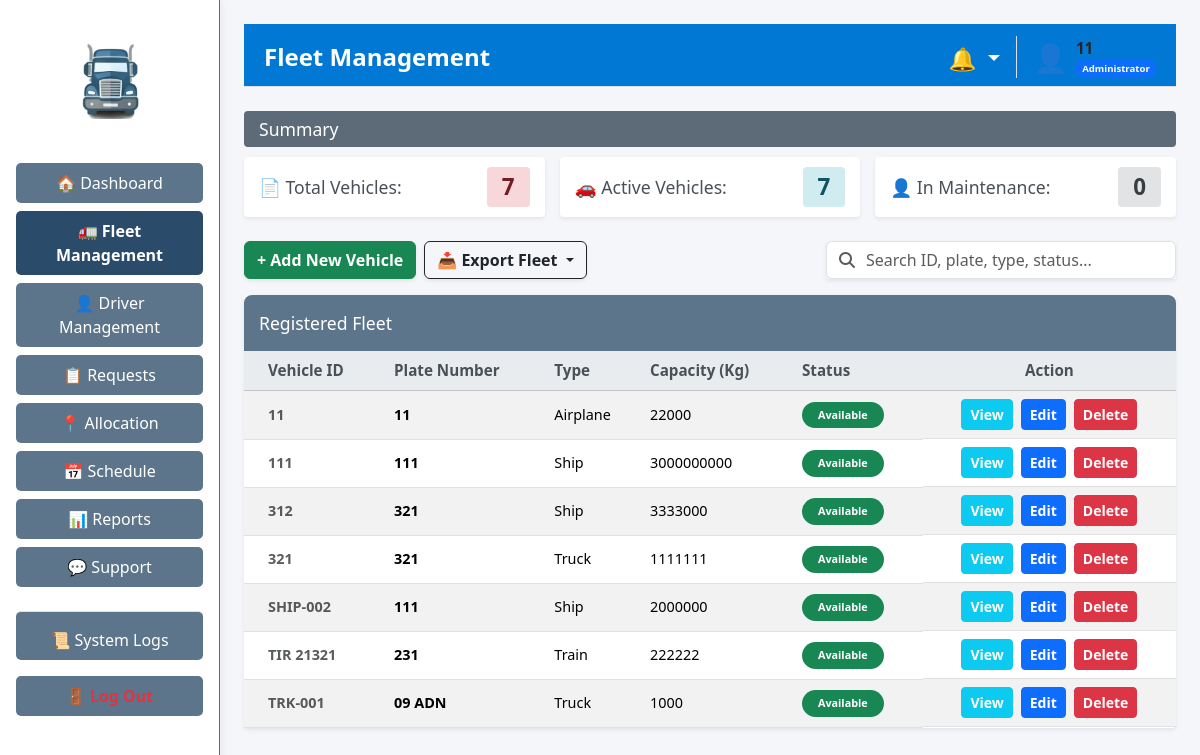
/fleet (signed in), run on an earlier commit of the app's database.
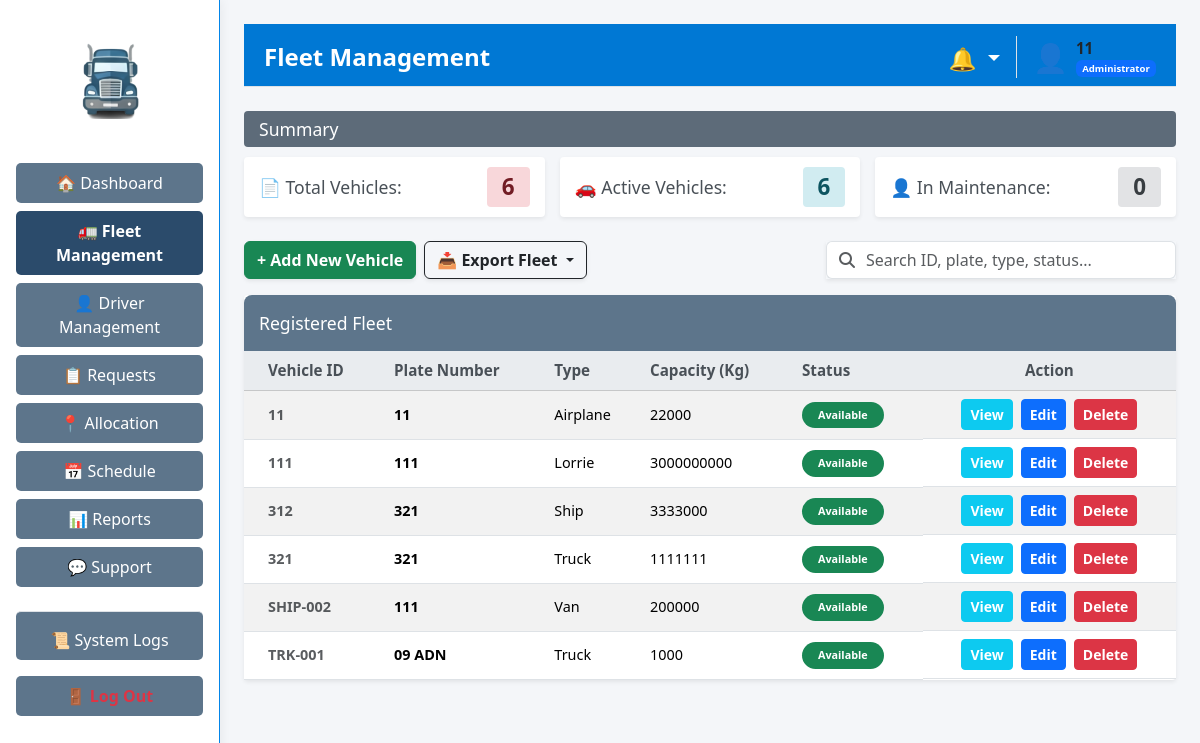
And on a later commit of the database.
### tables this page shows
CREATE TABLE vehicles (
                        id TEXT PRIMARY KEY,
                        plate_number TEXT NOT NULL,
                        type TEXT NOT NULL,
                        capacity INTEGER NOT NULL,
                        status TEXT NOT NULL
                    , last_modified_by TEXT DEFAULT 'System', last_modified_at DATETIME DEFAULT NULL);

### app/routes/fleet_routes.py (the view)
@fleet_bp.route('/fleet', methods=['GET'])
def fleet_management() -> str:
    if 'user_id' not in session:
        flash("Please log in to access Fleet Management.", "danger")
        return redirect(url_for('auth.login'))
    try:
        view_data = fleet_logic.load_fleet_data()
        user_role = session.get('role', 'Staff')
        username = session.get('username', 'User')
        return render_template('admin/fleet.html', data=view_data, role=user_role, username=username)
    except Exception as routing_error:
        logging.error(f"Fleet routing error: {routing_error}")
        flash("An error occurred while loading the fleet module.", "danger")
        return redirect(url_for('dashboard.main_dashboard'))

### app/controllers/fleet_controller.py (called while the page is built)
    def load_fleet_data(self) -> Dict[str, Any]:
        fleet_data: Dict[str, Any] = {}
        try:
            fleet_data["summary"] = self.model.get_fleet_summary()
            fleet_data["vehicles"] = self.model.get_all_vehicles()
            return fleet_data
        except Exception as logic_error:
            logging.error(f"Error processing fleet data: {logic_error}")
            return {"summary": {"total": 0, "active": 0, "maintenance": 0}, "vehicles": []}

### app/models/fleet_model.py (called while the page is built)
    def get_all_vehicles(self) -> List[Dict[str, Any]]:
        vehicles: List[Dict[str, Any]] = []
        try:
            with sqlite3.connect(DB_PATH) as connection:
                connection.row_factory = sqlite3.Row
                db_cursor = connection.cursor()
                db_cursor.execute("SELECT id, plate_number, type, capacity, status FROM vehicles ORDER BY id")
                rows = db_cursor.fetchall()
                for row in rows:
                    vehicles.append(dict(row))
                return vehicles
        except sqlite3.Error as db_error:
            logging.error(f"Error retrieving vehicle list: {db_error}")
            return vehicles

### app/templates/admin/fleet.html (shortened to what this page needs)
{% extends "layouts/admin_layout.html" %}
{% block page_header %}Fleet Management{% endblock %}
{% block content %}
<div class="section-header">Summary</div>
<div class="card-row mb-4">
    <div class="summary-card shadow-sm border-0" style="border-left: 4px solid #f66d9b;">
        <span>📄 Total Vehicles:</span>
        <span class="badge-count bg-pink">{{ data.summary.total }}</span>
    </div>
    <div class="summary-card shadow-sm border-0" style="border-left: 4px solid #17a2b8;">
        <span>🚗 Active Vehicles:</span>
        <span class="badge-count bg-teal">{{ data.summary.active }}</span>
    </div>
    <div class="summary-card shadow-sm border-0" style="border-left: 4px solid #6c757d;">
        <span>👤 In Maintenance:</span>
        <span class="badge-count bg-grey">{{ data.summary.maintenance }}</span>
    </div>
</div>
<div class="d-flex justify-content-between align-items-center mb-3">
    <div class="d-flex gap-2">
        <button type="button" class="btn btn-success fw-bold custom-rounded shadow-sm" data-bs-toggle="modal" data-bs-target="#addVehicleModal">
            + Add New Vehicle
        </button>
        <div class="dropdown">
            <button class="btn btn-outline-dark fw-bold custom-rounded shadow-sm dropdown-toggle" type="button" data-bs-toggle="dropdown">
                📥 Export Fleet
            </button>
        </div>
    </div>
    <div class="input-group shadow-sm custom-rounded" style="max-width: 350px;">
        <span class="input-group-text bg-white border-end-0"><i class="fa-solid fa-search text-muted"></i></span>
        <input type="text" id="tableSearchInput" class="form-control border-start-0 ps-0" placeholder="Search ID, plate, type, status...">
    </div>
</div>
<div class="table-container shadow-sm border-0">
    <div class="section-header text-white" style="margin-bottom: 0; border-radius: 8px 8px 0 0; background-color: #5d758b; padding: 15px;">Registered Fleet</div>
    <table class="table table-striped table-hover custom-table mb-0 align-middle">
        <thead class="table-light">
            <tr>
                <th class="ps-4">Vehicle ID</th>
                <th>Plate Number</th>
                <th>Type</th>
                <th>Capacity (Kg)</th>
                <th>Status</th>
                <th class="text-center">Action</th>
            </tr>
        </thead>
        <tbody>
            {% if data.vehicles|length == 0 %}
            <tr><td colspan="6" class="text-center py-5 text-muted">No vehicles in the database.</td></tr>
            {% else %}
                {% for vehicle in data.vehicles %}
                <tr class="searchable-row">
                    <td class="ps-4 fw-bold text-muted">{{ vehicle.id }}</td>
                    <td class="fw-bold">{{ vehicle.plate_number }}</td>
                    <td>{{ vehicle.type }}</td>
                    <td>{{ vehicle.capacity }}</td>
                    <td><span class="badge bg-{{ 'danger' if vehicle.status == 'Maintenance' else ('warning text-dark' if vehicle.status == 'In Transit' else 'success') }} px-3 py-2 rounded-pill">{{ vehicle.status }}</span></td>
                    <td class="d-flex justify-content-center gap-2">
                        <button type="button" class="btn btn-info btn-sm text-white fw-bold custom-rounded" data-bs-toggle="modal" data-bs-target="#viewModal{{ loop.index }}">View</button>
                        <button type="button" class="btn btn-primary btn-sm fw-bold custom-rounded" data-bs-toggle="modal" data-bs-target="#editModal{{ loop.index }}">Edit</button>
                        <form method="POST" action="{{ url_for('fleet.delete_vehicle', vehicle_id=vehicle.id) }}" style="display:inline; margin:0;">
                            <button type="submit" class="btn btn-danger btn-sm fw-bold custom-rounded" onclick="return confirm('Delete this vehicle?');">Delete</button>
                        </form>
                    </td>
                </tr>
                {% endfor %}
            {% endif %}
        </tbody>
    </table>
</div>
{% endblock %}

What changed in the data, as far as the page shows it:
removed vehicles: id "TIR 21321", plate_number "231", type "Train", capacity "222222", status "Available"
changed vehicles id 111: type "Ship" → "Lorrie"
changed vehicles "SHIP-002": type "Ship" → "Van"; capacity "2000000" → "200000"
Also different on the page:
{{ data.summary.total }}: "7" → "6"
{{ data.summary.active }}: "7" → "6"
